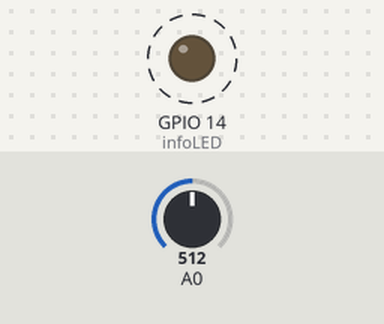
Recording of a sketch running on a simulated ESP8266 (NodeMCU). On the bench: output pins drawn as LEDs (lit = HIGH). Dashed ring = blinking. The inputs (shaded band) are chosen by the test bench; at power-on: A0 = 512. WiFi joins after 1.5 s; servers stay silent unless stated; no MQTT or app messages arrive unless stated; what the sketch prints to the serial monitor is not drawn.

Above: at 2.3 s.
Timing chart, 0 to 4.6 s (numbered marks = the images above):
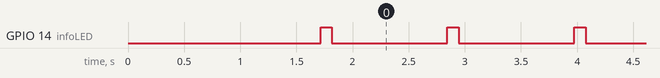

Measured:
- by itself, GPIO 14 (infoLED): alternates HIGH for 0.10 s and LOW for 1.0 s

The sketch:

Gas_sensor.ino
```cpp
#include <ArduinoJson.h>
#include <MQTTClient.h>
#include <ESP8266WiFi.h>

const char* ssid = "iot-gateway";
const char* password = "iot-nw-pilot13";

const char* mqtt_server = "192.168.42.1";
const char* deviceID = "gas-mq4-001";
const char* clientID = "gas-mq4-001";

int minVal = 1000;
int maxVal = 0;

int infoLED = 14;

WiFiClient wifiClient;
MQTTClient mqttClient;
DynamicJsonBuffer jsonBuffer;
JsonObject& root = jsonBuffer.createObject();
JsonArray& message = root.createNestedArray("readings");
JsonObject& data = message.createNestedObject();

void connectWiFi(){
  delay(10);
  Serial.print("preparing wifi...");

  WiFi.begin(ssid,password);
  while(WiFi.status() != WL_CONNECTED){
    Serial.print(".");

    delay(200);
  }
  Serial.println();
  Serial.println("Connected to WiFi!");
}

void reconnectMQTT(){
  while(!mqttClient.connected()){
    Serial.println("Connecting to Mqtt Broker...");
    if(mqttClient.connect(clientID)){
      Serial.println("Connected to Broker!");
      mqttClient.subscribe("/sensors/command");
    } else {
      Serial.println("Failed to connect to Mqtt Broker, retrying...");
      delay(2500);
    }
  }
}


void setup() {
  Serial.begin(9600);
  pinMode(infoLED, OUTPUT);

  connectWiFi();
  mqttClient.begin(mqtt_server, wifiClient);
}

void loop() {
  mqttClient.loop();
  delay(10);

  if(!mqttClient.connected()){
    reconnectMQTT();
  } else {
    int gasLevel = analogRead(A0);
    if (gasLevel < minVal){
      minVal = gasLevel;
    }
    if (gasLevel > maxVal){
      maxVal = gasLevel;
    }
    Serial.print("level =  "); Serial.print(gasLevel);
    Serial.print("\t"); Serial.print("min="); Serial.print(minVal);
    Serial.print("\t"); Serial.print("max="); Serial.print(maxVal);

    root["deviceID"] = deviceID;
    data["gas"] = gasLevel;

    Serial.print("\t");
    root.printTo(Serial);
    Serial.println();
    char buffer[256];
    root.printTo(buffer, sizeof(buffer));

    digitalWrite(infoLED, HIGH);
    mqttClient.publish("sensor", String (buffer));
    delay(100);
    digitalWrite(infoLED, LOW);

    delay(1000);

  }
}

void messageReceived(String topic, String payload, char* bytes, unsigned int length){
  Serial.print("Message arrived [");
  Serial.print(topic);
  Serial.print("] Payload: [");
  Serial.print(payload);
  Serial.print("]");
  Serial.println();
}
```
